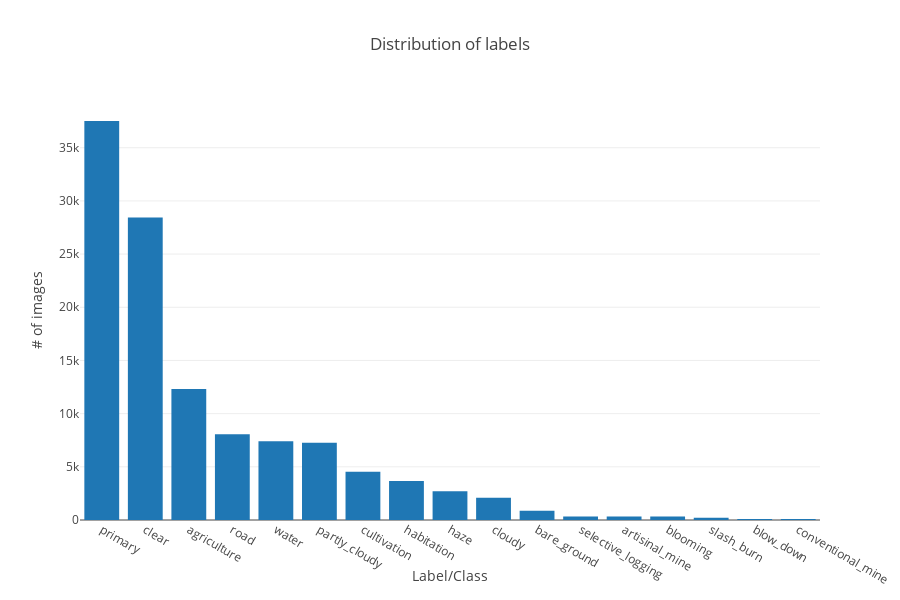

Notebook source saved alongside this figure:
### Code cell
init_notebook_mode(connected=True)

#Display counts of labels
data=[go.Bar(x = labels_counts['Tags'], y = labels_counts['Counts'])]
#Set layout
layout=dict(height=600, width=900, title='Distribution of labels', xaxis=dict(
        title='Label/Class'), 
        yaxis=dict(title='# of images'),)

#Set figure to display
fig=dict(data=data, layout=layout)

py.iplot(fig)

### Figure 1 — Plotly figure (JSON) as saved in the notebook; plotly's stock layout.template omitted (floating-point values rounded to 4 significant figures)
{"data": [{"type": "bar", "uid": "aff9f2ee-1e5f-4d8b-b957-36aa9278245a", "x": ["primary", "clear", "agriculture", "road", "water", "partly_cloudy", "cultivation", "habitation", "haze", "cloudy", "bare_ground", "selective_logging", "artisinal_mine", "blooming", "slash_burn", "blow_down", "conventional_mine"], "y": [37513, 28431, 12315, 8071, 7411, 7261, 4547, 3660, 2697, 2089, 862, 340, 339, 332, 209, 101, 100]}], "layout": {"height": 600, "title": {"text": "Distribution of labels"}, "width": 900, "xaxis": {"title": {"text": "Label/Class"}}, "yaxis": {"title": {"text": "# of images"}}}}
